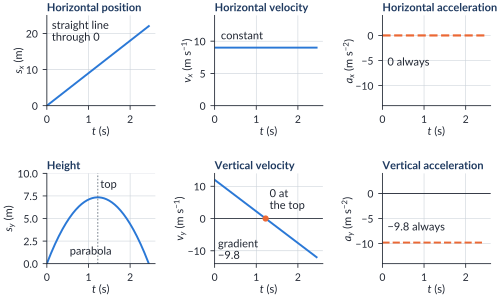

The script that saved this image:
"""Ch1 figure: graphs against time for one projectile on level ground.
Top row: horizontal motion (s_x, v_x, a_x). Bottom row: vertical motion (s_y, v_y, a_y).
Launch: u_x = 9.0 m/s, u_y = 12.0 m/s (u = 15 m/s at 53.1 deg), g = 9.8 m/s^2, up positive.
Time of flight 2*12.0/9.8 = 2.449 s; range 9.0 * 2.449 = 22.04 m.
Run:  python3 -I src/mod5/figures/ch1_motiongraphs.py   (writes ch1_motiongraphs.pdf)"""
import sys
import pathlib
sys.dont_write_bytecode = True
HERE = pathlib.Path(__file__).resolve().parent
sys.path.insert(0, str(HERE.parents[1] / "common"))
import hscplot                                   # noqa: E402
import numpy as np                               # noqa: E402
import matplotlib.pyplot as plt                  # noqa: E402

g, ux, uy = 9.8, 9.0, 12.0
T = 2 * uy / g
ttop = uy / g
t = np.linspace(0, T, 300)
print(f"T = {T:.3f} s, range = {ux * T:.2f} m, t_top = {ttop:.3f} s, h_max = {uy**2 / (2 * g):.2f} m")

hscplot.setup(font_size=8)
fig, axes = plt.subplots(2, 3, figsize=(146 * hscplot.MM, 82 * hscplot.MM))
fig.subplots_adjust(wspace=0.55, hspace=0.75)
A, B = hscplot.SERIES[0], hscplot.SERIES[1]


def style(ax, ylabel, title):
    ax.set_xlabel("$t$ (s)", labelpad=1)
    ax.set_ylabel(ylabel, labelpad=0)
    ax.set_title(title, loc="left", color=hscplot.BRAND, fontweight="bold", pad=3, fontsize=8)
    ax.set_xlim(0, 2.6)
    ax.set_xticks([0, 1, 2])


# ---- top row: horizontal motion
ax = axes[0, 0]
ax.plot(t, ux * t, color=A)
style(ax, "$s_x$ (m)", "Horizontal position")
ax.set_ylim(0, 25)
ax.text(0.12, 18.0, "straight line\nthrough 0", color=hscplot.INK)

ax = axes[0, 1]
ax.plot(t, np.full_like(t, ux), color=A)
style(ax, "$v_x$ (m s$^{-1}$)", "Horizontal velocity")
ax.set_ylim(0, 14)
ax.text(0.15, 10.3, "constant", color=hscplot.INK)

ax = axes[0, 2]
ax.plot(t, np.zeros_like(t), color=B, ls="--", lw=1.6)
style(ax, "$a_x$ (m s$^{-2}$)", "Horizontal acceleration")
ax.set_ylim(-14, 4)
ax.text(0.12, -6.0, "0 always", color=hscplot.INK)

# ---- bottom row: vertical motion
ax = axes[1, 0]
ax.plot(t, uy * t - 0.5 * g * t**2, color=A)
style(ax, "$s_y$ (m)", "Height")
ax.set_ylim(0, 10)
ax.axvline(ttop, color=hscplot.MUTED, lw=0.6, ls=(0, (2, 2)))
ax.text(0.55, 1.0, "parabola", color=hscplot.INK)
ax.text(ttop + 0.06, 8.4, "top", color=hscplot.INK)

ax = axes[1, 1]
ax.plot(t, uy - g * t, color=A)
style(ax, "$v_y$ (m s$^{-1}$)", "Vertical velocity")
ax.set_ylim(-14, 14)
ax.axhline(0, color=hscplot.INK, lw=0.6)
ax.plot([ttop], [0], marker="o", color=B, markersize=3.5, zorder=5)
ax.text(1.32, 3.0, "0 at\nthe top", color=hscplot.INK)
ax.text(0.08, -12.6, "gradient\n$-9.8$", color=hscplot.INK)

ax = axes[1, 2]
ax.plot(t, np.full_like(t, -g), color=B, ls="--")
style(ax, "$a_y$ (m s$^{-2}$)", "Vertical acceleration")
ax.set_ylim(-14, 4)
ax.axhline(0, color=hscplot.INK, lw=0.6)
ax.text(0.12, -7.4, "$-9.8$ always", color=hscplot.INK)

hscplot.save(fig, __file__)
